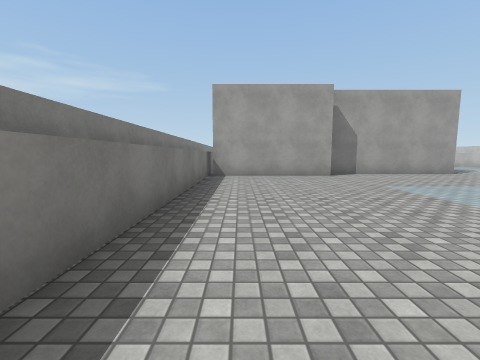
View 1 (above)

12 first-person views from a walk through a Unity game level. The camera is 1.3 m above the floor, tilts 6° down and sees 90° across. The floor is counted in squares, 2 m on a side. Each view is taken from the middle of a square. On the plan, view 1 faces up. The plan holds only what a view shows up to about 9 squares ahead; the rest is blank. The place goes on beyond the plan. The player character is not drawn. Some surface patterns are stand-ins.

View 2
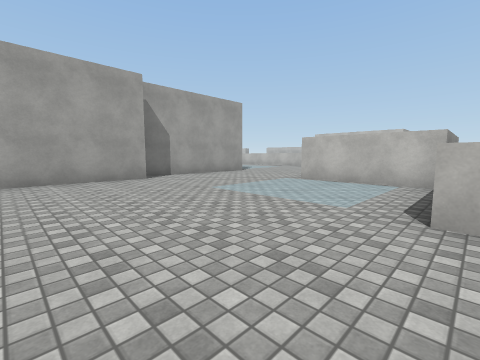

View 3
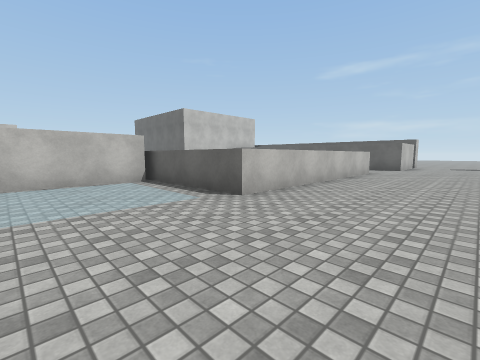

View 4
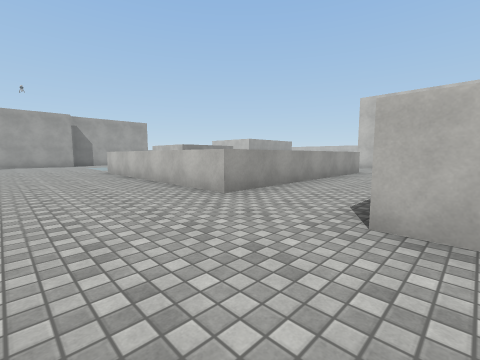

View 5
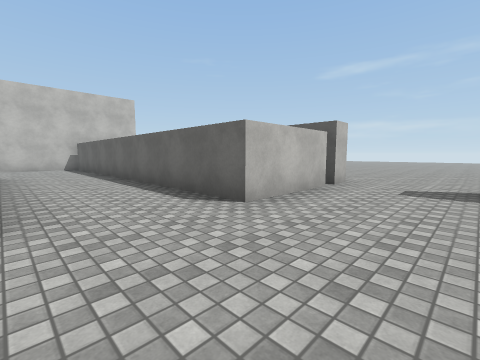

View 6
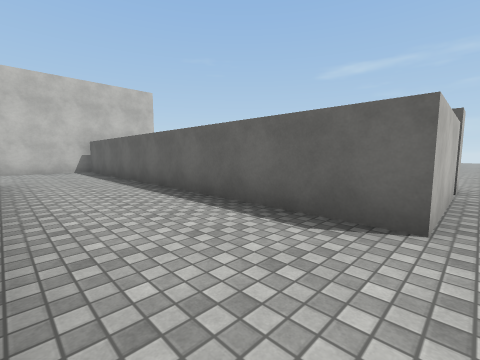

View 7
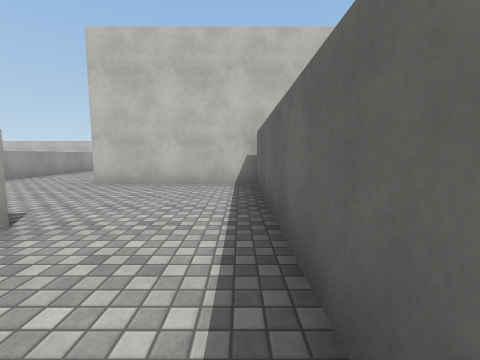

View 8
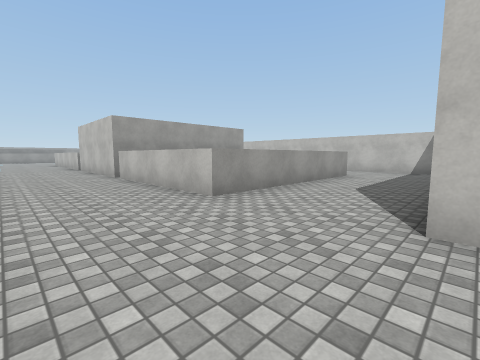

View 9
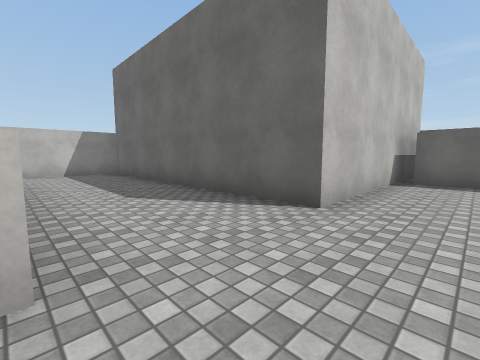

View 10
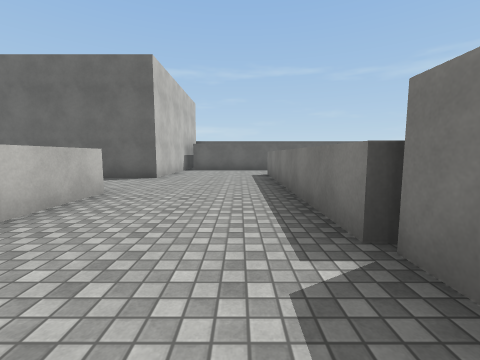

View 11
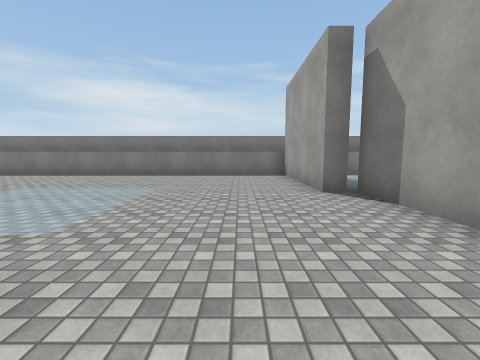

View 12
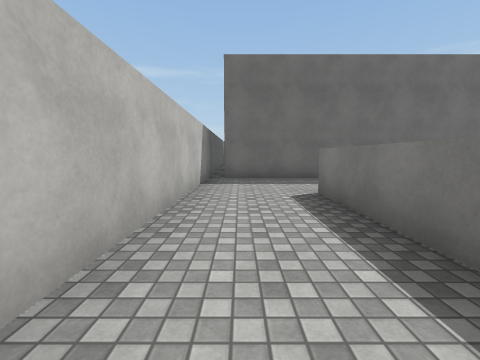

### Floor plan
Key: @ floor where view 1 was taken; # wall or solid block; . floor; ^ raised ledge.
Columns run from 1 left of view 1 to 20 right of it. Each row starts with its distance up from view 1.
 10 ^
  9 ^...
  8 ^########  ..
  7 ^........  ...
  6 ^........  ...#
  5 ^........  ...#
  4 ^......#   ...##
  3 ^......#   ...^     .
  2 ^......#  #...^   ^..#
  1 ^...^^^^  ^...^   ^..#
  0 ^@..^     ^...^   ^..#
 -1 ^...^     ^...^^^^^..#
 -2 ^...^     ^..........#
 -3  ...^     ^..........#
 -4  ...^     ^...########
 -5  ...^^^^^^^...#      #
 -6  .............#      #
 -7  .............#
 -8  ...###########
 -9  ...#        #
-10  ...#        #
-11  ...
-12  ....
-13  ....
-14  ....

Positions as (right, up) in squares from view 1, and headings:
1: (0, 0), facing up
2: (0, 1), facing up-right
3: (0, 4), facing down-right
4: (0, -8), facing up-right
5: (0, -5), facing down-right
6: (2, -5), facing down-right
7: (7, -7), facing right
8: (10, -4), facing up-right
9: (11, -1), facing down-right
10: (10, 3), facing down
11: (7, 6), facing left
12: (19, 3), facing down
